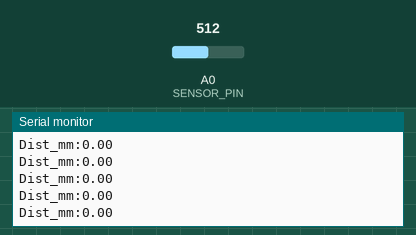
Simulated run of this sketch. Board: Arduino Uno, built with avr-gcc and run on an emulated ATmega328P. On the bench: the last lines printed to the serial monitor. The inputs (shaded band) are chosen by the test bench; at power-on: A0 (SENSOR_PIN) = 512.

Above: at 2.2 s.
2.3 s: A0 (SENSOR_PIN) set to 716
At 3.0 s:
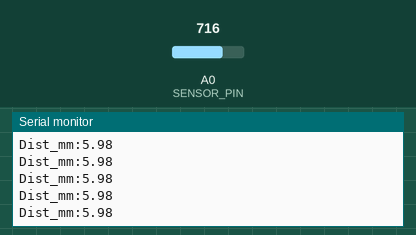
3.8 s: A0 (SENSOR_PIN) set to 900
At 4.6 s:
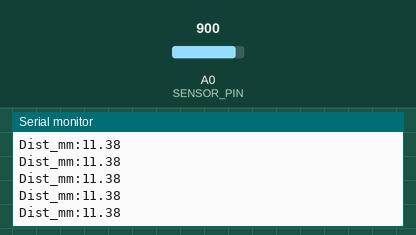
Timing chart, 0 to 6.8 s (numbered marks = the images above; inputs shaded):
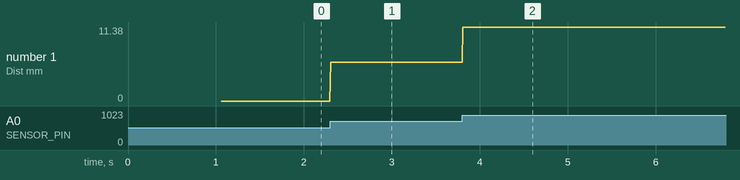

Measured:
- after the input at 2.3 s, the serial monitor: prints a new line at once (image 1)
- after the input at 3.8 s, the serial monitor: prints a new line at once (image 2)
- plotted number 1: 0 → 5.98 after the input at 2.3 s, 5.98 → 11.38 after the input at 3.8 s

The sketch:

laser_reader.ino
```cpp
/*
  Laser Sensor Reader Sketch (v3)
  - Calibrates the sensor on startup.
  - Sends a "Laser Ready" signal after calibration is complete.
  - Continuously streams the calculated displacement in mm.
*/

// --- Sensor & Calibration Definitions ---
const int SENSOR_PIN = A0;
const float VREF = 5.0;
const float RANGE_MM = 30.0;
float zeroVoltage = 0.0;

void setup() {
  Serial.begin(115200);
  while (!Serial) {;}

  // Calibrate the sensor to establish the zero point
  calibrateSensor();

  // Send a one-time ready signal to the Python script
  Serial.println("Laser Ready");
}

void loop() {
  int rawValue = analogRead(SENSOR_PIN);
  float voltage = rawValue * (VREF / 1023.0);
  float displacement_mm = (voltage - zeroVoltage) * (RANGE_MM / VREF);

  Serial.print("Dist_mm:");
  Serial.println(displacement_mm, 2);

  delay(10); // Approx. 100Hz update rate
}

void calibrateSensor() {
  long sum = 0;
  int numSamples = 100;
  delay(50);
  for (int i = 0; i < numSamples; i++) {
    sum += analogRead(SENSOR_PIN);
    delay(10);
  }
  float averageRaw = sum / (float)numSamples;
  zeroVoltage = averageRaw * (VREF / 1023.0);
}
```
